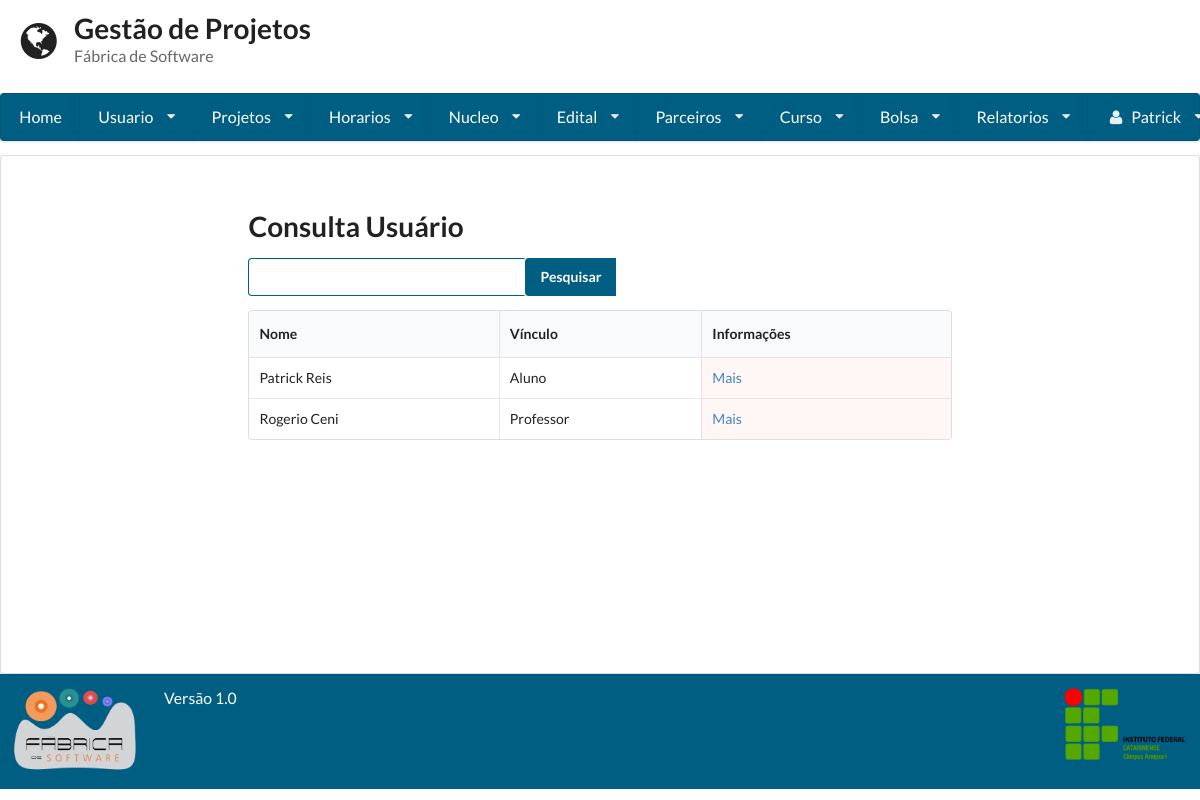
The app's page /consulta_usuario/ (signed in) with its own data.
### gestaoapp/models/usuario.py (models this page shows, shortened)
class Usuario(User):
    PERIODO_CHOICES = (
        ('primeiro', '1° Semestre'),
        ('segundo', '2° Semestre'),
        ('terceiro', '3° Semestre'),
        ('quarto', '4° Semestre'),
        ('quinto', '5° Semestre'),
        ('sexto', '6° Semestre'),
        ('setimo', '7° Semestre'),
        ('oitavo', '8° Semestre'),
        ('nono', '9° Semestre'),
        ('decimo', '10° Semestre'),
    )
    VINCULO_CHOICES = (
        ('Aluno', 'Aluno'),
        ('Professor', 'Professor'),
    )
    periodo = models.CharField(
        max_length=255, null=True, blank=True,
        choices=PERIODO_CHOICES
    )
    vinculo_institucional = models.CharField(
        max_length=255, null=True, blank=True,
        choices=VINCULO_CHOICES)
    email_opcional = models.EmailField(max_length=254, null=True, blank=True)
    matricula = models.CharField(max_length=255, unique=True)
    foto = models.ImageField(upload_to='profile_images')
    carga_horaria = models.IntegerField(validators=[MaxValueValidator(100), MinValueValidator(1)])
    telefone1 = models.CharField(max_length=11)
    telefone2 = models.CharField(max_length=11, blank=True, null=True)
    curso = models.ForeignKey(Curso, null=True, blank=True)
    verificacao = models.CharField(max_length=255, null=True, blank=True, unique=True)
    lattes = models.URLField(null=True, blank=True)
    desc = models.TextField()
    super_adm = models.BooleanField(default=False)

### gestaoapp/views/usuario.py (the view, shortened to what this page needs)
# urls.py: url(r'^consulta_usuario/', ConsultaUsuario.as_view()),
class ConsultaUsuario(LoginRequiredMixin, View):
    template = 'usuario/consulta.html'
    def get(self, request):
        form = Busca()
        usuario = Usuario.objects.all()
        return render(request, self.template, {'usuarios': usuario, "form": form})

### gestaoapp/forms/busca.py
class Busca(forms.Form):
	nome = forms.CharField(label='Buscar', widget=forms.TextInput)

### gestaoapp/templates/usuario/consulta.html (shortened to what this page needs)
{% extends 'base.html' %}
{% block conteudo %}
    {% if user.is_superuser %}
        <form method='POST' action='/consulta_usuario/' class="ui form">
            <h1 class=" ui header">Consulta Usuário</h1>
            <div class="ui action input">
                {{ form.nome }}
                <input type="submit" value="Pesquisar" class='icon search'>
            </div>
        </form>
        <table class="ui celled table">
            <thead>
            <tr>
                <th>Nome</th>
                <th>Vínculo</th>
                <th>Informações</th>
            </tr>
            </thead>
            <tbody>
            {% for usuario in usuarios %}
                <tr>
                    <td>{{ usuario.first_name }} {{ usuario.last_name }}</td>
                    <td>{{ usuario.vinculo_institucional }}</td>
                    <td class="negative"><a href="../visualizar_usuario/{{ usuario.id }}">Mais</a></td>
                </tr>
            {% endfor %}
            </tbody>
        </table>
    {% endif %}
{% endblock %}

### gestaoapp/templates/base.html (shortened to what this page needs)
<!doctype html>
<head>
    {% load staticfiles %}
    <link rel="stylesheet" href="{% static 'semantic-2.1/dist/semantic.css' %}"/>
    <link rel="stylesheet" href="{% static 'base.css' %}"/>
</head>
<body class="cor-fundo">
<header class="cabecalho">
    <div class="ui grid">
        <div class="row">
            <div class='twelve wide column'>
                <h1 class="ui header">
                    <i class='ui icon world'></i>
                    <div class="ui content">
                        Gestão de Projetos
                        <p class="sub header">
                            Fábrica de Software
                        </p>
                    </div>
                </h1>
            </div>
        </div>
        {% if user.is_authenticated %}
            <div class="computer only row">
                <nav class="ui large menu stackable"><a class="item" href="/home">Home</a>
                    <div class="ui dropdown item">Usuario<i class="dropdown icon"></i>
                    </div>
                    <div class="ui dropdown item">Projetos<i class="dropdown icon"></i>
                    </div>
                    <div class="ui dropdown item">Horarios<i class="dropdown icon"></i>
                    </div>
                    <div class="ui dropdown item">Nucleo<i class="dropdown icon"></i>
                    </div>
                    <div class="ui dropdown item">Edital<i class="dropdown icon"></i>
                    </div>
                    <div class="ui dropdown item">Parceiros<i class="dropdown icon"></i>
                    </div>
                    {% if user.is_superuser %}
                        <div class="ui dropdown item">Curso<i class="dropdown icon"></i>
                        </div>
                    {% endif %}
                    {% if user.is_superuser %}
                        <div class="ui dropdown item">Bolsa<i class="dropdown icon"></i>
                        </div>
                    {% endif %}
                    {% if user.is_superuser %}
                        <div class="ui dropdown item">Relatorios<i class="dropdown icon"></i>
                        </div>
                    {% endif %}
                    <div class="ui dropdown item right floated"><i class="user icon"></i>
                        {{ request.user.first_name }} <i class="dropdown icon"></i>
                    </div>
                </nav>
            </div>
        {% endif %}
    </div>
</header>
<article class="corpo ui segment cor-conteudo">
    <div class="ui grid">
        <div class="row">
            <div class="three wide column"></div>
            <div class="ten wide column">
                {% block conteudo %}
                {% endblock %}
            </div>
        </div>
    </div>
</article>
<footer class="ui grid rodape verde_escuro">
    <div class="two wide column">
        <img class="ui small image" src="{% static 'fabrica.png' %}">
    </div>
    <div class=" twelve wide column">
        <label class="centered"> Versão 1.0 </label>
    </div>
    <div class="two wide column">
        <img class="ui small image" src="{% static 'ifc2.png' %}">
    </div>
</footer>
</body>
</html>

### static/base.css (style rules this page uses)
.ui.grid { margin:0 !important; padding:0 !important; }
.cabecalho { min-height: 16% !important; color: #005e83 !important; }
.cabecalho .grid { margin:0 !important; padding:0 !important; }
.corpo { min-height: 64.9% !important; }
.rodape { min-height: 11% !important; }
article { margin: 0 !important; }
input.icon.search { background-color: #005e83 !important; color: #fff !important; font-weight: bold !important; }
.verde_escuro { background:#005e83 !important; color:#FFFFFF !important; }
.ui.menu { width: 100% !important; background-color: #005e83 !important; }
.ui.menu > .item { color: #FFF !important; }
label { font-size: 1.125em !important; }
input { border-color: #005E83 !important; }

### records on screen
Usuario: first_name "Patrick", last_name "Reis", vinculo_institucional "Aluno"
Usuario: first_name "Rogerio", last_name "Ceni", vinculo_institucional "Professor"

### other values on screen
{{ request.user.first_name }} "Patrick"
